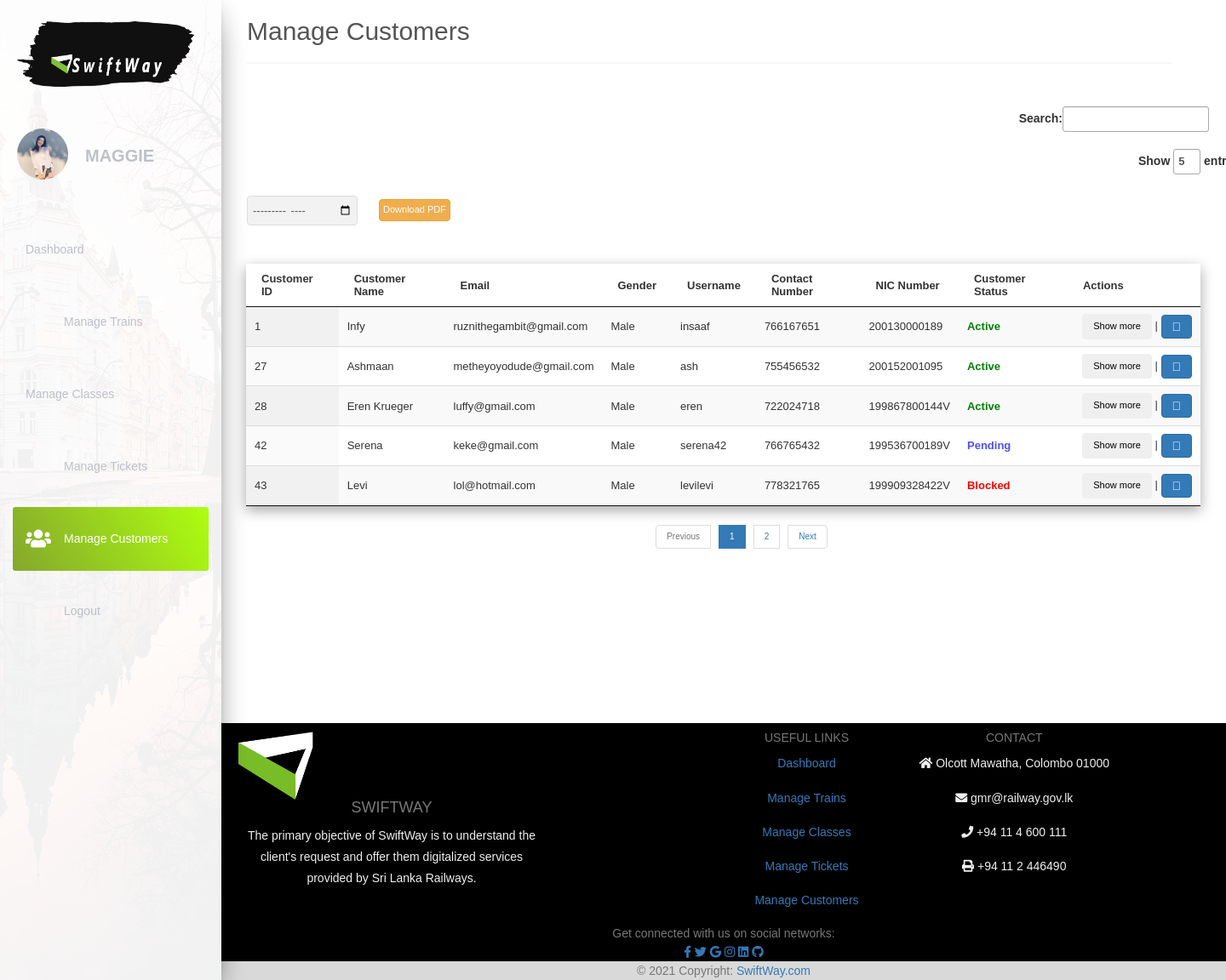
The page /Admin/admin-managecustomers.php (signed in) on the database its author committed.
### tables this page shows
CREATE TABLE `customer` (
  `cus_id` int(11) NOT NULL,
  `cus_name` varchar(100) NOT NULL,
  `cus_email` varchar(100) NOT NULL,
  `cus_gender` varchar(100) DEFAULT NULL,
  `cus_username` varchar(100) DEFAULT NULL,
  `cus_password` varchar(100) NOT NULL,
  `cus_status` varchar(100) NOT NULL DEFAULT 'Active',
  `ad_id` int(11) DEFAULT NULL,
  `cus_profileimg` text DEFAULT NULL,
  `cus_no` int(11) DEFAULT NULL,
  `cus_NICFront` varchar(500) DEFAULT NULL,
  `cus_NICBack` varchar(500) DEFAULT NULL,
  `cus_joineddate` date DEFAULT NULL,
  `cus_nicnum` varchar(100) DEFAULT NULL,
  `cus_travelpoints` double DEFAULT 0,
  `cus_credit` int(11) DEFAULT 0,
  `cus_totalearnedtp` double DEFAULT 0
);

### Admin/admin-managecustomers.php (the view, shortened to what this page needs)
<?php
include_once("../connect.php");
if(strlen($_SESSION['adminlogin'])==0)
    {
header('location:admin-login.php');
}
else{
?>
<html lang="en">
<head>
<link rel="stylesheet" type="text/css" href="../css/bootstrap.min.css" />
<link rel="stylesheet" href="https://pro.fontawesome.com/releases/v5.10.0/css/all.css"/>
<link id="theme" rel="stylesheet" type="text/css" href="../css/light-theme.css" />
</head>
<body style="background-color: #242424;">
<div class="wrapz">
<?php $page='admanagecustomers'; include_once("assets/admin-nav.php"); ?>
    <div class="main-panel">
    <h2 style="margin-left:30px;">Manage Customers <div id="theme-toggle" style="cursor:pointer; position:absolute;left:93%;top:15px"><span class="sunandmoon"></span></div></h2>
      <hr style="width:92%;margin-left:30px;opacity: 0.5;border-width: 2;">
      <div style="float:left;margin-bottom:20px;position:absolute;top:230px;left:30px;z-index:10">
  <form class="custom-form" method='get' action='assets/admin-generatereportspdf.php' >
<input class="form-control" type="month" style="height:35px;width:90%;box-shadow:none;padding:5px" name="date" required><br>
    <input type='submit' name="customeryo" style="float:right;position:relative;left:95px;bottom:53px;padding:4px;font-size:11px" class="btn btn-warning" value='Download PDF'>
  </form>
</div>
<?php
  $rez=mysqli_query($conn, "SELECT * FROM customer order by cus_id");
  ?>
  <table id="myTable" class="display fade-in-element dataTables_wrapper dataTables_filter input" style="margin-top:150px;width:95%;margin-right:30px;font-size:13px;box-shadow: rgba(0, 0, 0, 0.35) 0px 5px 15px;">
    <thead style="cursor:pointer">
  <tr>
<th>Customer ID</th>
<th>Customer Name</th>
<th>Email</th>
<th>Gender</th>
<th>Username</th>
<th>Contact Number</th>
<th>NIC Number</th>
<th>Customer Status</th>
<th style="width:120px;">Actions</th>
  </tr>
</thead>
<?php
echo "<tbody>";
    while($row= mysqli_fetch_assoc($rez))
			{
   echo "<tr style='text-align:left'>";
   echo "<td>"; echo $row['cus_id'];"</td>";
   echo "<td>"; echo $row['cus_name'];"</td>";
   echo "<td>"; echo $row['cus_email'];"</td>";
   echo "<td>"; echo $row['cus_gender'];"</td>";
   echo "<td>"; echo $row['cus_username'];"</td>";
   echo "<td>"; echo $row['cus_no'];"</td>";
   echo "<td>"; echo $row['cus_nicnum'];"</td>";
   if($row['cus_status']=="Active"){
   echo "<td style='color:green'><strong>"; echo $row['cus_status'];"</strong></td>";
   }elseif($row['cus_status']=="Blocked"){
    echo "<td style='color:red'><strong>"; echo $row['cus_status'];"</strong></td>";
   }elseif($row['cus_status']=="Pending"){
    echo "<td style='color:#4d4dff'><strong>"; echo $row['cus_status'];"</strong></td>";
   }
  ?> <td><button type="button" class="btn btn-light" name="editbtn" data-toggle="modal" data-target="#myModalshowmore<?php echo $row['cus_id'];?>"><span style="color:black;font-size:11px">Show more</span></button>
  | <button type="button" class="btn btn-primary" name="showmorebtn" data-toggle="modal" data-target="#myModal<?php echo $row['cus_id'];?>"><i class="fal fa-edit"></i></button>
  			<?php	echo "</td>";
echo "</tr>";?>
    </div>
    </div>
    <?php
  }
  ?>
<?php include_once("assets/footer.php"); ?>
</body>
</html>
<?php }?>

### Admin/assets/admin-nav.php (shortened to what this page needs)
<?php include_once("../connect.php");?>
<div class="sidebar" id="mobilesidebar">
      <span style="width:80%;height:7%;margin: 0px 0px 0px 20px;position:relative;top:25px" class="logo1 highlight"></span><a style="text-decoration: none; cursor: default;" class="logo1">
					<img id="single-logo" class="img-responsive" src="../img/trans-nav.png" alt="logo" style="position:absolute;bottom:15px">
				</a>
        <div class="sidebar-background" style="background-image: url(../img/sidebar-2.jpg) "></div>
      <div class="sidebar-wrapper">
      <div style="position:relative;bottom:50px;margin-left:20px">
                                <?php $sql = mysqli_query($conn, "SELECT * FROM admin WHERE ad_username = '$_SESSION[adminlogin]'");
$row= mysqli_fetch_assoc($sql);
if($row['ad_profileimg']==null){
  ?><div><img src="https://i.pinimg.com/474x/65/25/a0/6525a08f1df98a2e3a545fe2ace4be47.jpg" style="height:60px;width:60px;border-radius: 100%;position:relative;top:70px" alt="User-Profile-Image"></div><?php
}else{?>
  <div><img src="uploads/<?=$row['ad_profileimg']?>" style="height:60px;width:60px;border-radius: 100%;position:relative;top:70px" alt="Admin-Profile-Image"></div><?php
}
?><a class="nav-link" href="admin-profile.php" style="text-decoration: none;">
  <p style="font-family:Arial, Helvetica, sans-serif;color:black;z-index:100;font-size:20px;position:relative;left:80px;top:15px;font-weight: bold;color:#a9afbbd1;text-transform:uppercase" >
<?php echo $row['ad_name']; ?></p></a></div>
        <ul class="nav" style="">
          <li class="nav-item <?php if($page=='addashboard'){echo 'active';} ?>">
            <a class="nav-link" href="admin-dashboard.php">
            <p>Dashboard</p>
            </a>
          </li>
          <li class="nav-item <?php if($page=='admanagetrain'){echo 'active';} ?>">
            <a class="nav-link" href="admin-managetrains.php">
            <i class="far fa-train"></i>
              <p>Manage Trains</p>
            </a>
          </li>
          <li class="nav-item <?php if($page=='admanageclasses'){echo 'active';} ?>">
            <a class="nav-link" href="admin-manageclasses.php">
              <p>Manage Classes</p>
            </a>
          </li>
          <li class="nav-item <?php if($page=='admanagetickets'){echo 'active';} ?>">
            <a class="nav-link" href="admin-managetickets.php">
            <i class="far fa-ticket-alt"></i>
              <p>Manage Tickets</p>
            </a>
          </li>
          <li class="nav-item <?php if($page=='admanagecustomers'){echo 'active';} ?>">
            <a class="nav-link" href="admin-managecustomers.php">
            <i class="fas fa-users"></i>
              <p>Manage Customers</p>
            </a>
          </li>
          <li class="nav-item">
            <a class="nav-link" href="admin-logout.php">
            <i class="far fa-sign-out-alt"></i>
              <p>Logout</p>
            </a>
          </li>
        </ul>
      </div>
    </div>

### Admin/admin-managecustomers.php (style rules this page uses)
.fade-in-element { animation: fade-in 1s; }

### rows shown on the page
customer: cus_id "1", cus_name "Infy", cus_email "ruznithegambit@gmail.com", cus_gender "Male", cus_username "insaaf", cus_no "766167651", cus_nicnum "200130000189", cus_status "Active"
customer: cus_id "27", cus_name "Ashmaan", cus_email "metheyoyodude@gmail.com", cus_gender "Male", cus_username "ash", cus_no "755456532", cus_nicnum "200152001095", cus_status "Active"
customer: cus_id "28", cus_name "Eren Krueger", cus_email "luffy@gmail.com", cus_gender "Male", cus_username "eren", cus_no "722024718", cus_nicnum "199867800144V", cus_status "Active"
customer: cus_id "42", cus_name "Serena", cus_email "keke@gmail.com", cus_gender "Male", cus_username "serena42", cus_no "766765432", cus_nicnum "199536700189V", cus_status "Pending"
customer: cus_id "43", cus_name "Levi", cus_email "lol@hotmail.com", cus_gender "Male", cus_username "levilevi", cus_no "778321765", cus_nicnum "199909328422V", cus_status "Blocked"

### other values the page prints
$row['ad_name'] "MAGGIE"
